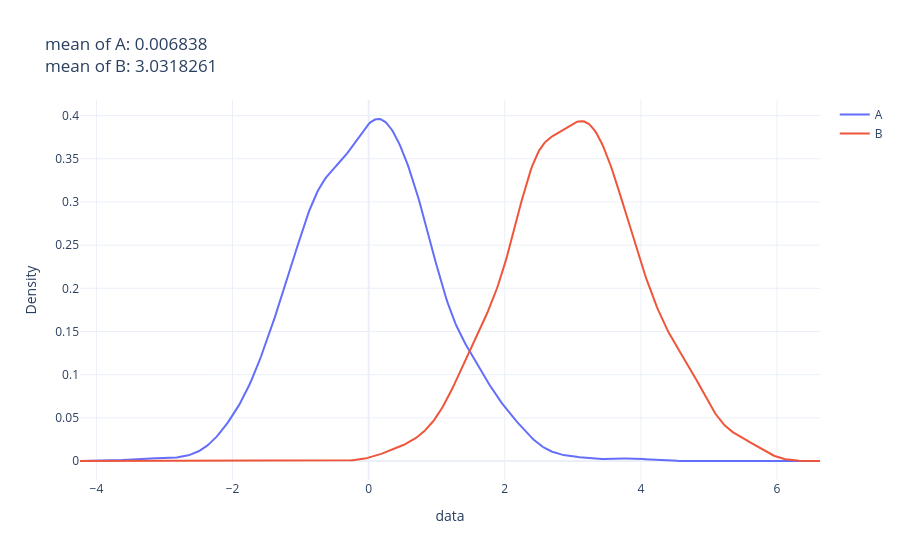

Write notebook code for a chart like this one.
### Code cell
np.random.seed(42) # So that we get the same results each time (for lecture).

N = 1000 # Number of samples for each distribution.

# Distribution 'A'.
distr1 = pd.Series(np.random.normal(0, 1, size=N // 2))

# Distribution 'B'.
distr2 = pd.Series(np.random.normal(3, 1, size=N // 2))

data = pd.concat([distr1, distr2], axis=1, keys=['A', 'B']).unstack().reset_index().drop('level_1', axis=1)
data = data.rename(columns={'level_0': 'group', 0: 'data'})

meanA, meanB = data.groupby('group')['data'].mean().round(7).tolist()
create_kde_plotly(data, 'group', 'A', 'B', 'data', f'mean of A: {meanA}<br>mean of B: {meanB}')

### Figure 1 — Plotly figure (JSON) as saved in the notebook; plotly's stock layout.template omitted (floating-point values rounded to 4 significant figures; data arrays with more than 128 entries replaced by an {"elided": "..."} marker saying what was removed)
{"data": [{"mode": "lines", "name": "A", "x": {"elided": "500 float values"}, "y": {"elided": "500 float values"}, "type": "scatter"}, {"mode": "lines", "name": "B", "x": {"elided": "500 float values"}, "y": {"elided": "500 float values"}, "type": "scatter"}], "layout": {"title": {"text": "mean of A: 0.006838<br>mean of B: 3.0318261"}, "xaxis": {"title": {"text": "data"}}, "yaxis": {"title": {"text": "Density"}}}}
